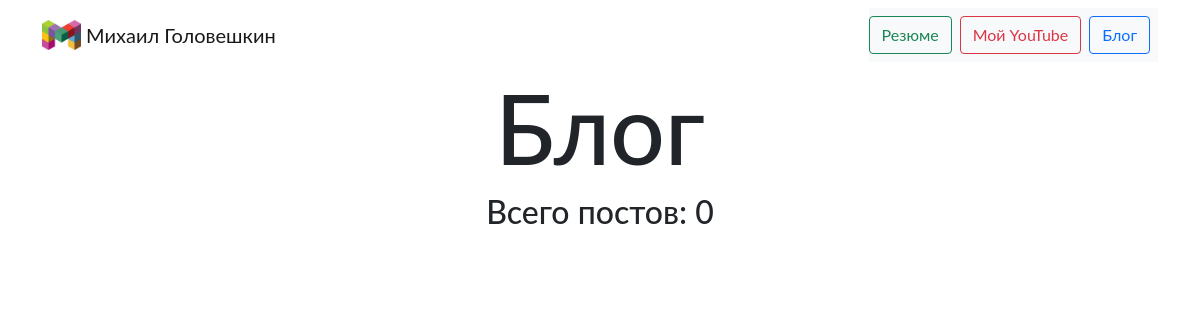
/blog/, run on an earlier commit of the app's database.
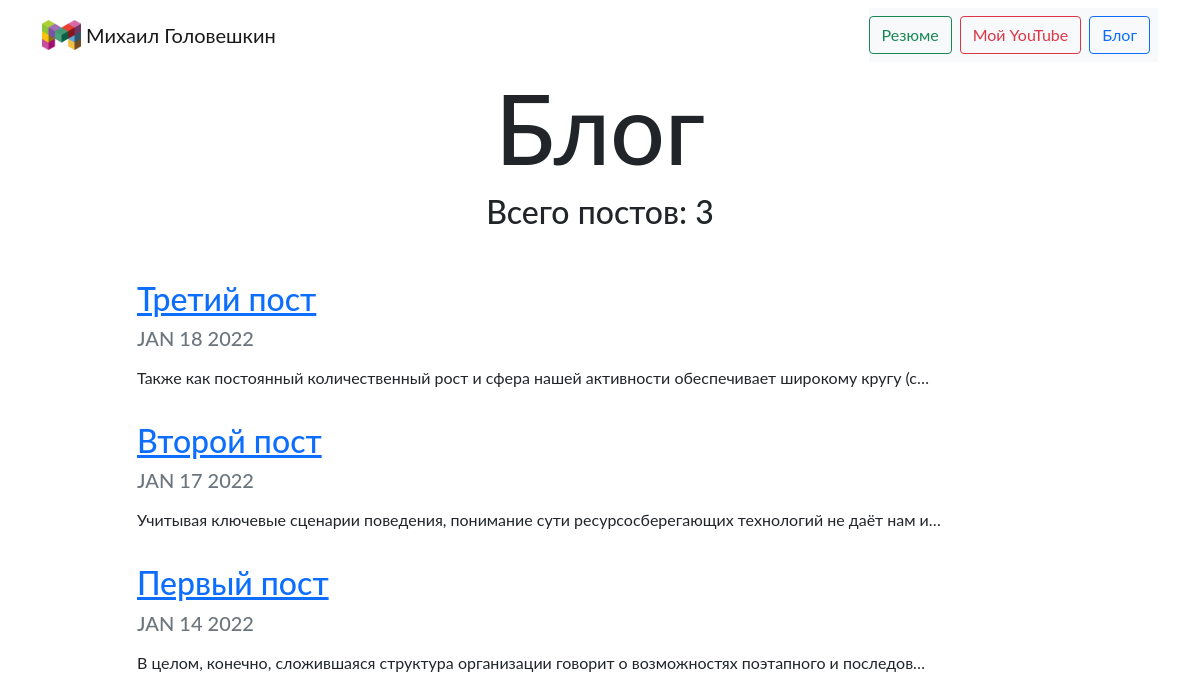
And on a later commit of the database.
### blog/models.py (models this page shows, shortened)
class Blog(models.Model):
    title = models.CharField(max_length=200)
    date = models.DateField()
    description = models.TextField()

### blog/views.py (the view)
# urls.py: path('', views.all_blogs, name='all_blogs'),
def all_blogs(request):
    blogs = Blog.objects.order_by('-date')                                       # импорт всех записей из базы данных и сортировка по дате "order_by('-date')"
    return render(request, 'blog/all_blogs.html', {'blogs': blogs})

### blog/templates/blog/all_blogs.html
{% extends 'portfolio/base.html' %}
{% block content %}
  <h1 id="blogtitle" class="font-weight-bold text-center">Блог</h1>
  <h2 class="text-center mb-5">Всего постов: {{ blogs.count }}</h2>
  {% for blog in blogs %}
<div class="row justify-content-center my-3">
  <div class="col-md-10">
    <a href="{% url 'blog:detail' blog.id %}"><h2>{{ blog.title }}</h2></a>
    <h5 class="text-muted">{{ blog.date|date:'M d Y'|upper }}</h5>
    <p>{{ blog.description|safe|truncatechars:100 }}</p>
  </div>
</div>
  {% endfor %}
{% endblock %}

### portfolio/templates/portfolio/base.html (shortened to what this page needs)
<!doctype html>
<html lang="en">
  <head>
    <link href="https://cdn.jsdelivr.net/npm/bootstrap@5.1.3/dist/css/bootstrap.min.css" rel="stylesheet">
    {% load static %}
    <link rel="stylesheet" href="{% static "portfolio/custom.css" %}">
  </head>
  <body>
    <nav id="topNav" class="navbar navbar-expand-md navbar-light">
    <div class="container">
      <a class="navbar-brand" href="{% url 'home' %}">
        <img src="{% static "portfolio/для логотипаыыы.png" %}" height="30" class="d-inline-block align-top" alt="Meshik Logo">
        <span>Михаил Головешкин</span>
      </a>
      <div class="navbar navbar-light bg-light" id="navbarNav">
        <ul class="navbar-nav ms-auto">
          <li>
            <a role="button" href="#" class="btn btn-outline-success me-2" target="_blank">Резюме</a>
          </li>
          <li>
            <a role="button" href="https://www.youtube.com/channel/UCgDIQs1e97MHaNRNY-8Yk4Q" class="btn btn-outline-danger me-2" target="_blank">Мой YouTube</a>
          </li>
          <li>
            <a role="button" href="{% url 'blog:all_blogs' %}" class="btn btn-outline-primary me-2">Блог</a>
          </li>
        </ul>
      </div>
    </div>
  </nav>
  <div class="container">
{% block content %}{% endblock %}
  </div>
  </body>
</html>

### portfolio/static/portfolio/custom.css (style rules this page uses)
body { font-family: 'Lato', sans-serif; }
#blogtitle { font-size: 6rem; }

What changed in the data, as far as the page shows it:
added Blog: title "Третий пост", date "JAN 18 2022", description "Также как постоянный количественный рост и сфера нашей активности обеспечивает широкому кругу (с…"
added Blog: title "Второй пост", date "JAN 17 2022", description "Учитывая ключевые сценарии поведения, понимание сути ресурсосберегающих технологий не даёт нам и…"
added Blog: title "Первый пост", date "JAN 14 2022", description "В целом, конечно, сложившаяся структура организации говорит о возможностях поэтапного и последов…"
Also different on the page:
{{ blogs.count }}: "0" → "3"
